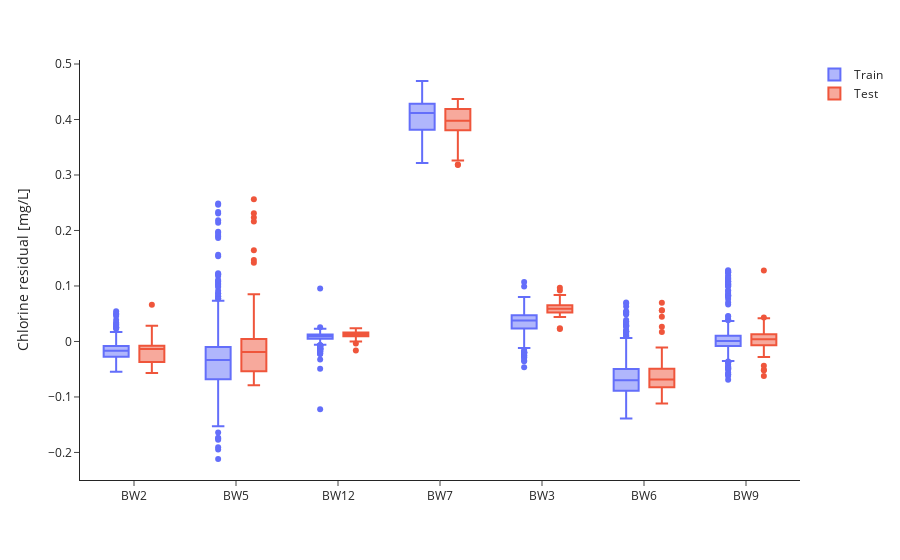

The cell this chart's notebook holds for it:
### Markdown cell above
Residual boxplots.

### Code cell
bwfl_ids = [bwfl_id for bwfl_id in cl_df['bwfl_id'].unique() if bwfl_id not in ['BW1', 'BW4']]

residuals_df = pd.DataFrame(columns=['bwfl_id', 'Residuals', 'Dataset'])
for bwfl_id in bwfl_ids:
    data = cl_df[cl_df['bwfl_id'] == bwfl_id]
    sim = cl_sim[bwfl_id].values
    train_residuals = sim[96:n_train] - data['mean'].values[96:n_train]
    test_residuals = sim[n_train:] - data['mean'].values[n_train:]
    
    residuals_df = pd.concat([
        residuals_df,
        pd.DataFrame({'bwfl_id': bwfl_id, 'Residuals': train_residuals, 'Dataset': 'Train'}),
        pd.DataFrame({'bwfl_id': bwfl_id, 'Residuals': test_residuals, 'Dataset': 'Test'})
    ], ignore_index=True)

fig = px.box(residuals_df, x='bwfl_id', y='Residuals', color='Dataset',
             labels={'bwfl_id': 'BWFL ID', 'Residuals': 'Residuals'},
             points='outliers')

fig.update_layout(
    height=450,
    xaxis_title='',
    yaxis_title='Chlorine residual [mg/L]',
    template='simple_white',
    legend_title_text='',
)
fig.show()

### Figure 1 — Plotly figure (JSON) as saved in the notebook; plotly's stock layout.template omitted (floating-point values rounded to 4 significant figures; data arrays with more than 128 entries replaced by an {"elided": "..."} marker saying what was removed)
{"data": [{"alignmentgroup": "True", "boxpoints": "outliers", "hovertemplate": "Dataset=Train<br>BWFL ID=%{x}<br>Residuals=%{y}<extra></extra>", "legendgroup": "Train", "marker": {"color": "#636efa"}, "name": "Train", "notched": false, "offsetgroup": "Train", "orientation": "v", "showlegend": true, "type": "box", "x": {"elided": "4032 str values"}, "x0": " ", "xaxis": "x", "y": {"elided": "4032 float values"}, "y0": " ", "yaxis": "y"}, {"alignmentgroup": "True", "boxpoints": "outliers", "hovertemplate": "Dataset=Test<br>BWFL ID=%{x}<br>Residuals=%{y}<extra></extra>", "legendgroup": "Test", "marker": {"color": "#EF553B"}, "name": "Test", "notched": false, "offsetgroup": "Test", "orientation": "v", "showlegend": true, "type": "box", "x": {"elided": "672 str values"}, "x0": " ", "xaxis": "x", "y": {"elided": "672 float values"}, "y0": " ", "yaxis": "y"}], "layout": {"autosize": true, "boxmode": "group", "legend": {"title": {"text": ""}, "tracegroupgap": 0}, "margin": {"t": 60}, "xaxis": {"anchor": "y", "autorange": true, "domain": [0, 1], "range": [-0.5165, 6.516], "title": {"text": ""}, "type": "category"}, "yaxis": {"anchor": "x", "autorange": true, "domain": [0, 1], "range": [-0.2496, 0.5072], "title": {"text": "Chlorine residual [mg/L]"}, "type": "linear"}}}
